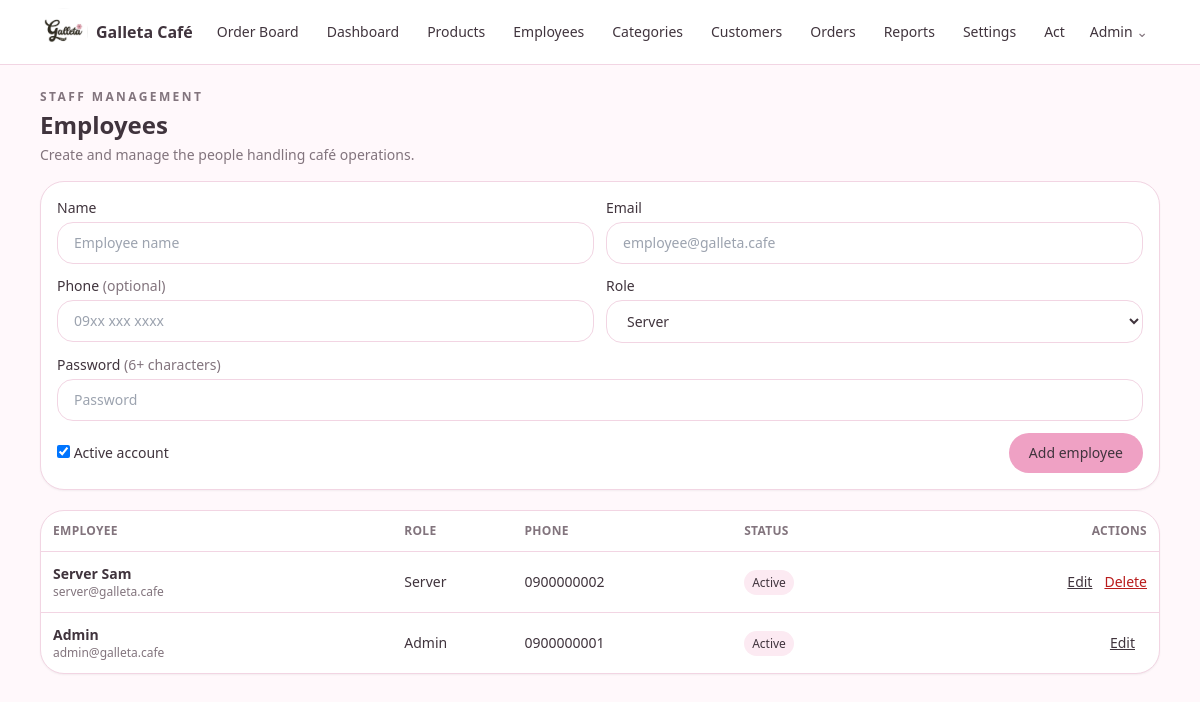
Page /admin/employees.php (signed in) on the committed database.
### tables this page shows
CREATE TABLE users(id INT AUTO_INCREMENT PRIMARY KEY,name VARCHAR(100) NOT NULL,email VARCHAR(150) NOT NULL UNIQUE,phone VARCHAR(30),password VARCHAR(255) NOT NULL,role ENUM('customer','server','admin') NOT NULL DEFAULT 'customer',active TINYINT(1) NOT NULL DEFAULT 1,created_at TIMESTAMP DEFAULT CURRENT_TIMESTAMP,INDEX(role));

### config/app.php (called while the page is built, shortened)
<?php
function db(): PDO { static $p; return $p ??= new PDO('mysql:host='.DB_HOST.';dbname='.DB_NAME.';charset=utf8mb4',DB_USER,DB_PASS,[PDO::ATTR_ERRMODE=>PDO::ERRMODE_EXCEPTION,PDO::ATTR_DEFAULT_FETCH_MODE=>PDO::FETCH_ASSOC]); }
function e($s){ return htmlspecialchars((string)$s, ENT_QUOTES); }
function user(){ return $_SESSION['user'] ?? null; }
function setting($k,$d=''){ static $s; $s ??= db()->query('SELECT k,v FROM cafe_settings')->fetchAll(PDO::FETCH_KEY_PAIR); return $s[$k] ?? $d; }

### admin/employees.php (the view, shortened to what this page needs)
<?php require '../includes/layout.php'; require_role(['admin']); $d=db(); $current=user();
$employees=$d->query("SELECT id,name,email,phone,role,active,created_at FROM users WHERE role IN('server','admin') ORDER BY role,name")->fetchAll();
$ed=['id'=>0,'name'=>'','email'=>'','phone'=>'','role'=>'server','active'=>1]; if(isset($_GET['edit'])) foreach($employees as $employee) if($employee['id']==(int)$_GET['edit']) $ed=$employee;
head('Employees'); ?>
<div class="flex flex-wrap items-end justify-between gap-3 mb-4"><div><p class="text-xs font-semibold uppercase tracking-[.2em] text-mute">Staff management</p><h1 class="text-2xl font-semibold mt-1">Employees</h1><p class="text-sm text-mute mt-1">Create and manage the people handling café operations.</p></div><?php if($ed['id']): ?><a href="employees.php" class="text-sm text-[#C978A1] hover:underline">Add new employee</a><?php endif ?></div>
<form method="post" class="<?=card('p-4 mb-5 grid gap-3 sm:grid-cols-2')?>"><?=csrf()?><input type="hidden" name="action" value="save"><input type="hidden" name="id" value="<?=$ed['id']?>">
<label class="text-sm">Name<input class="<?=INP?> mt-1" name="name" value="<?=e($ed['name'])?>" placeholder="Employee name" required></label><label class="text-sm">Email<input class="<?=INP?> mt-1" name="email" type="email" value="<?=e($ed['email'])?>" placeholder="employee@galleta.cafe" required></label>
<label class="text-sm">Phone <span class="text-mute">(optional)</span><input class="<?=INP?> mt-1" name="phone" value="<?=e($ed['phone'])?>" placeholder="09xx xxx xxxx"></label><label class="text-sm">Role<select class="<?=INP?> mt-1" name="role"><option value="server" <?=$ed['role']==='server'?'selected':''?>>Server</option><option value="admin" <?=$ed['role']==='admin'?'selected':''?>>Admin</option></select></label>
<label class="text-sm sm:col-span-2">Password <span class="text-mute">(<?= $ed['id']?'leave blank to keep current':'6+ characters' ?>)</span><input class="<?=INP?> mt-1" name="password" type="password" minlength="6" placeholder="<?=$ed['id']?'Leave blank to keep current':'Password'?>" <?=$ed['id']?'':'required'?>></label>
<div class="flex flex-wrap items-center gap-4 text-sm sm:col-span-2"><label><input type="checkbox" name="active" <?=$ed['active']?'checked':''?>> Active account</label><button class="<?=BTN?> sm:ml-auto"><?=$ed['id']?'Update':'Add'?> employee</button></div></form>
<div class="<?=card('overflow-x-auto')?>"><table class="w-full min-w-[42rem] text-sm"><thead><tr class="text-left text-xs uppercase tracking-wide text-mute"><th class="p-3">Employee</th><th>Role</th><th>Phone</th><th>Status</th><th class="p-3 text-right">Actions</th></tr></thead><tbody><?php foreach($employees as $employee): ?><tr class="border-t border-line"><td class="p-3"><b><?=e($employee['name'])?></b><div class="text-xs text-mute"><?=e($employee['email'])?></div></td><td><?=ucfirst(e($employee['role']))?></td><td><?=e($employee['phone']?:'—')?></td><td><span class="rounded-full px-2 py-1 text-xs <?=$employee['active']?'bg-soft':'bg-red-100 text-red-700'?>"><?=$employee['active']?'Active':'Inactive'?></span></td><td class="p-3 text-right whitespace-nowrap"><a class="mr-3 underline" href="?edit=<?=$employee['id']?>">Edit</a><?php if($employee['id']!==$current['id']): ?><form method="post" class="inline" onsubmit="return confirm('Delete this employee?')"><?=csrf()?><input type="hidden" name="action" value="delete"><input type="hidden" name="id" value="<?=$employee['id']?>"><button class="text-red-700 underline">Delete</button></form><?php endif ?></td></tr><?php endforeach ?></tbody></table></div>
<?php foot();

### includes/layout.php (shortened to what this page needs)
<?php
require_once __DIR__.'/../config/app.php';
function head($title,$minimal=false){ $u=user(); $f=flash(); $b=BASE;
$links=[['index.php','Home'],['menu.php','Menu'],['index.php#about','About Us'],['index.php#contact','Contact Us'],['orders.php','My Orders']];
if($u&&$u['role']!=='customer') $links=[];
if($u&&in_array($u['role'],['server','admin'])) $links[]=['server/board.php','Order Board'];
if($u&&$u['role']==='admin'){ $links[]=['admin/dashboard.php','Dashboard']; $links[]=['admin/products.php','Products']; $links[]=['admin/employees.php','Employees']; $links[]=['admin/categories.php','Categories']; $links[]=['admin/customers.php','Customers']; $links[]=['admin/orders.php','Orders']; $links[]=['admin/reports.php','Reports']; $links[]=['admin/settings.php','Settings']; $links[]=['admin/activity.php','Activity']; }
?><!doctype html><html lang="en"><head><meta charset="utf-8"><meta name="viewport" content="width=device-width,initial-scale=1">
<script src="https://cdn.tailwindcss.com"></script>
</head>
<body class="bg-light text-ink min-h-screen overflow-x-hidden">
<header id="site-header" class="site-header bg-white/95 backdrop-blur border-b border-line sticky top-0 z-20"><div class="max-w-6xl mx-auto px-3 sm:px-4 py-2 flex items-center gap-2 sm:gap-3 flex-wrap">
<a href="<?=$b?>/index.php" class="flex items-center gap-2 shrink-0"><img src="<?=$b?>/assets/images/logo/logo.jpg" class="h-10 w-10 sm:h-12 sm:w-12 rounded-full object-cover" alt="Galleta Café"><span class="font-semibold hidden sm:block"><?=e(setting('cafe_name','Galleta Café'))?></span></a>
<?php if($minimal): ?><a href="<?=$b?>/menu.php" class="ml-auto rounded-full border border-line px-3 py-2 text-sm hover:bg-soft">Back to menu</a><?php else: ?>
<nav id="site-nav" class="hidden md:flex order-3 md:order-none w-full md:w-auto gap-1 overflow-x-auto flex-1 min-w-0 text-sm"><?php foreach($links as $l): ?><a class="nav-link px-2.5 sm:px-3 py-2 rounded-full whitespace-nowrap inline-flex items-center gap-1.5" href="<?=$b.'/'.$l[0]?>"><?=$l[1]?></a><?php endforeach ?></nav>
<div class="text-sm flex items-center gap-1.5 sm:gap-2 shrink-0"><?php if($u): ?><details class="relative"><summary class="nav-action list-none cursor-pointer px-3 py-2 rounded-full hover:bg-soft"><?=e($u['name'])?> <span class="text-mute">⌄</span></summary></details><?php else: ?><a class="nav-action px-3 sm:px-4 py-2 rounded-full border border-line hover:bg-soft" href="<?=$b?>/login.php">Login</a><a class="nav-action px-3 sm:px-4 py-2 rounded-full bg-brand text-ink font-medium hover:bg-[#E58EB7]" href="<?=$b?>/register.php">Sign up</a><?php endif ?></div></div></header>
<?php endif ?></div></header>
<main class="max-w-6xl mx-auto px-3 sm:px-4 py-4 sm:py-6 min-w-0">
<?php if($f): ?><div class="mb-4 px-4 py-3 rounded-2xl text-sm <?=$f[1]==='ok'?'bg-soft':'bg-red-100 text-red-800'?>"><?=e($f[0])?></div><?php endif;
}
function foot(){ echo '</main></body></html>'; }
function card($c=''){ return 'bg-white border border-line rounded-3xl shadow-sm '.$c; }

### includes/layout.php (style rules this page uses)
.site-header { transition:background-color .3s ease,box-shadow .3s ease,border-color .3s ease }
.nav-link { position:relative;transition:color .25s ease,background-color .25s ease,transform .25s ease }
.nav-link::after { content:"";position:absolute;left:1rem;right:1rem;bottom:.22rem;height:2px;border-radius:999px;background:#EFA1C4;transform:scaleX(0);transform-origin:center;transition:transform .28s ease }
.nav-action { transition:background-color .25s ease,border-color .25s ease,color .25s ease,box-shadow .25s ease,transform .25s ease }

### rows in the picture
users: name "Admin", email "admin@galleta.cafe", role "Admin", phone "0900000001", active "Active"
users: role "Server", active "☑", name "Server Sam", email "server@galleta.cafe", phone "0900000002", shows "Active"

### other values in the picture
setting('cafe_name','Galleta Café') "Galleta Café"
$l[1] "Order Board"
$l[1] "Dashboard"
$l[1] "Products"
$l[1] "Employees"
$l[1] "Categories"
$l[1] "Customers"
$l[1] "Orders"
$l[1] "Reports"
$l[1] "Settings"
